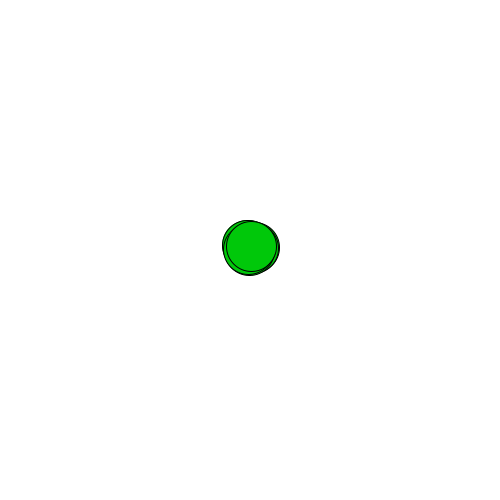
Frame 1 (no input)
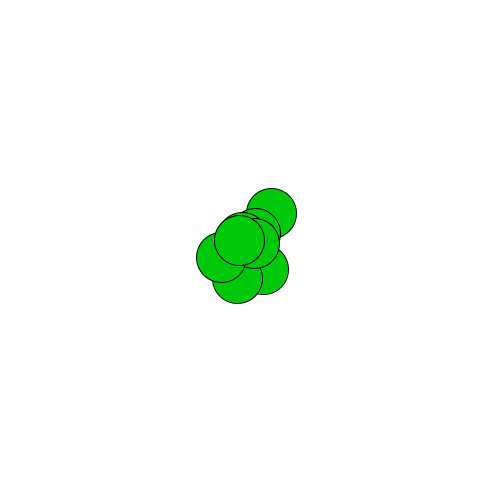
Frame 60 (the mouse pressed at the canvas centre just before this capture)
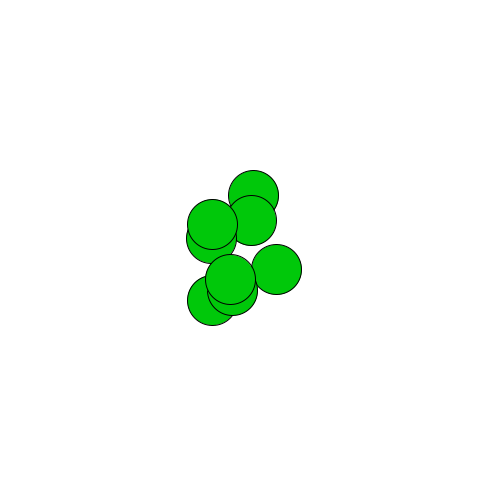
Frame 120 (the mouse held since frame 60 and released just before this capture)

The Processing sketch that drew these frames (run headless with seeded random() and noise(); from frame 60 on, the mouse is pressed at the canvas centre):

// Processing sketch: wieleZarrayBrownStala
// ── wieleZarrayBrownStala.pde
void setup()
{
  size(500, 500);
  fill(0,200,10);
  frameRate(5);
}
float[] x = {250, 250, 250, 250, 250, 250, 250, 250};
float[] y = {250, 250, 250, 250, 250, 250, 250, 250};

void draw()
{
  background(255);
  int nr = 0;
  while(nr < x.length)
  {
    x[nr] = x[nr] + random(-5,5); 
    y[nr] = y[nr] + random(-5,5); 
    ellipse(x[nr], y[nr], 50, 50);
    nr++; //to samo co nr = nr + 1;
  }
}
